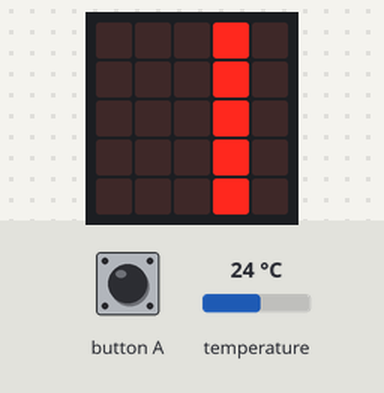
A program run on a simulated BBC micro:bit running MicroPython. Parts: the board's 5×5 LED display. The inputs (shaded band) are chosen by the test bench; at power-on: temperature 24 °C.

Above: at 1.28 s.
1.3 s: temperature set to 12 °C
At 2.6 s:
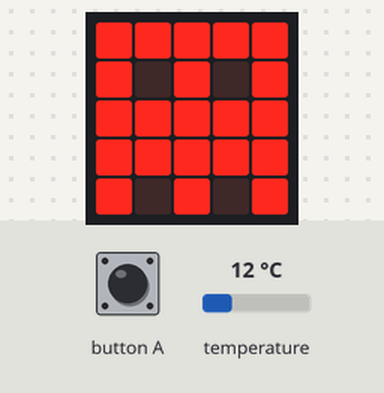
At 7.06 s:
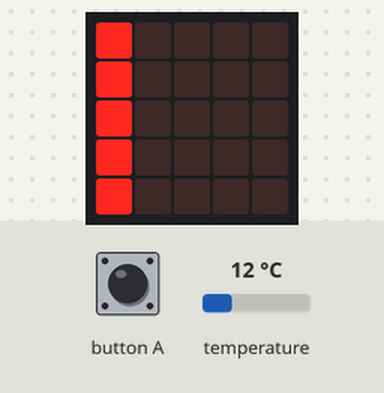
Timing chart, 0 to 8.6 s (numbered marks = the images above; inputs shaded):
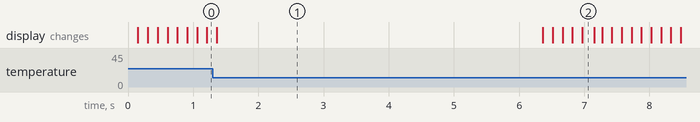

Measured:
- after the input at 1.3 s, the display: changes after 0.06 s (image 1)
- what the display in image 1 shows lasts 5.0 s, from 1.4 s to 6.4 s

The program:

ghost-detector.py
```python
# ghost-detector.py
from microbit import *

sleep_time = 150
warning_time = 5000
minimum_temperature_difference = 1  # degrees


class SweepScanner:

    def __init__(self):
        self.direction = 1
        self.x = 2

    def draw_line(self, brightness):
        for y in range(5):
            display.set_pixel(self.x, y, brightness)

    def scan(self):
        self.draw_line(0)

        lhs = 0
        rhs = 4

        if self.x >= rhs or self.x <= lhs:
            self.direction = -self.direction

        self.x = max(lhs, min(rhs, self.x + self.direction))
        self.draw_line(9)


class Detector:

    def __init__(self):
        self.reset()

    def room_is_colder(self):
        now_temperature = temperature()
        temperature_difference = self.starting_temperature - now_temperature
        return temperature_difference >= minimum_temperature_difference

    def reset(self):
        self.starting_temperature = temperature()


scanner = SweepScanner()
detector = Detector()

while True:

    scanner.scan()
    sleep(sleep_time)

    if detector.room_is_colder():
        display.show(Image.GHOST)
        sleep(warning_time)
        detector.reset()
        display.clear()

    if button_a.was_pressed():
        detector.reset()
```
